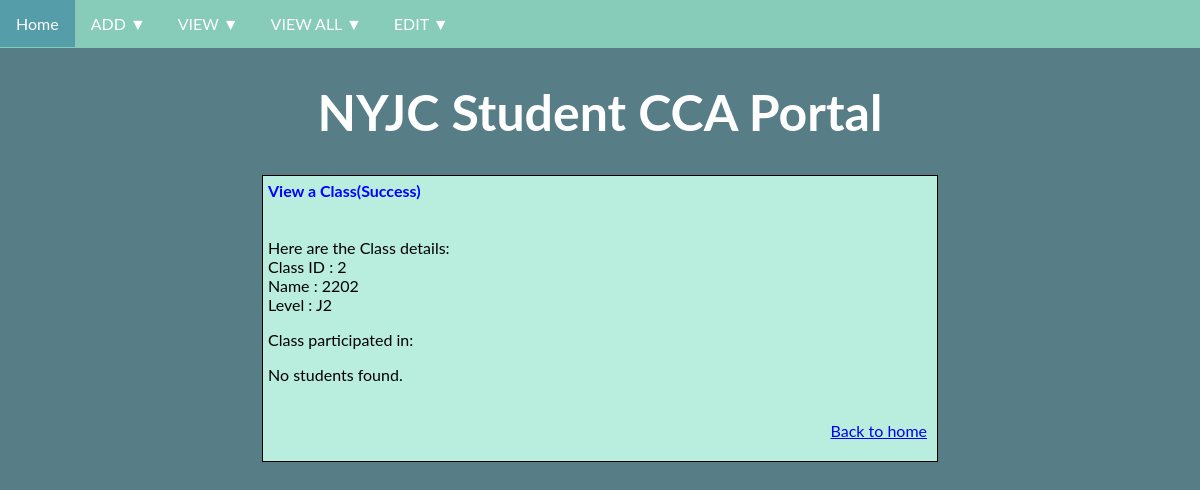
The app's page /view/class?id=2 with its own data.
### tables this page shows
CREATE TABLE "Class"(
                "id" TEXT UNIQUE,
                "name" TEXT,
                "level" TEXT,
                Primary Key("id")
                );

### main.py (the view, shortened to what this page needs)
@app.route('/view/class', methods = ["GET", 'POST'])
def view_class():
    title = 'View a Class'
    span1 = "View a Class"
    span2 = "Use the following form to view a Class"
    form_header = {"id": "Class ID"}
    error = ' '
    if request.args:
        record = classCollection.find(request.args['id'])
        if record != None:
            students = classCollection.viewstudent(request.args['id'])
            span1 = "View a Class(Success)"
            span2 = "Here are the Class details:"
            form_header = {
                           'id' : 'Class ID',
                           'name': 'Name',
                           'level': 'Level'
                               }
            return render_template("view.html",
                               page_type = 'success_class',
                               title = title,
                               span1 = span1,
                               span2 = span2,
                               form_header = form_header,
                               form_meta={
                                   'action': '',
                                   'method': 'get'
                               },
                               form_data =  record,
                               students = students
                              )
        else:
            error = f'Class ID {request.args["id"]} not found! Try again!'

### storage.py (called while the page is built)
    def _executedql(self, query: str, type: str, params: tuple) -> Optional[sqlite3.Row]:
        with sqlite3.connect(self._dbname) as conn:
            conn.row_factory = sqlite3.Row
            cur = conn.cursor()
            result = None
            if type == 'one':
                cur.execute(query, params)
                result = cur.fetchone()
            elif type == "many":
                cur.execute(query)
                result = cur.fetchall()
            elif type == "join":
                cur.execute(query, params)
                result = cur.fetchall()
            return result

    def find(self, key: str) -> Optional[dict]:
        query = f'''
                SELECT * FROM "{self._tblname}"
                WHERE "{self._key}" =?;
        '''
        result = self._executedql(query, "one", (key,))
        if result is not None:
            return dict(result)
        else:
            return None

    def viewstudent(self, key: str) -> Optional[list[dict]]:
        query = f'''SELECT "Student"."id" as "id",
                           "Student"."name" as "name",
                           "Class"."name" as "class"
                    FROM "{self._tblname}"
                    INNER JOIN "Student"
                        ON "Class"."id" = "Student"."class_id"
                    WHERE "Class"."id" = ?
                    ORDER BY "Student"."id";
                '''
        result = self._executedql(query, "join", (key,))
        if result != []:
            lst = []
            for record in result:
                lst.append(dict(record))
            return lst
        else:
            return None

### templates/view.html (shortened to what this page needs)
<!DOCTYPE html>
<html>
    <head>
    {% include "head.html" %}
    </head>
    <body>
        {% include "header.html" %}
        <div class='container'>
            <span class='highlight-blue'> {{span1}} </span>
            <span> {{span2}} </span>
        {% if 'view' in page_type %}
        <form
            action = "{{ form_meta['action'] }}"
            method = "{{ form_meta['method'] }}"
            >
        <table>
            {% for name, value in form_data.items() %}
            <tr>
                <td>
                    <label for= '{{ name }}'>
                    {{form_header[name]}}
                    </label>
                </td>
                <td>
                    <input id= '{{ name }}' type='text' name= '{{ name }}' value='{{ value }}' >
                </td>
            </tr>
            {% endfor %}
            <tr>
                <td colspan = "2" align = "right" >
                    <input type='submit' value='Submit'>
                </td>
            </tr>
        </table>
        </form>
        {% elif 'success' in page_type %}
            {% for name, value in form_data.items() %}
                {{form_header[name]}} : {{value}}
            {% endfor %}
            {% if 'class' in page_type %}
                <p> Class participated in: </p>
                {%if students != None %}
                    <table>
                        <tr>
                        {% for header in students[0].keys() %}
                            <td> {{header}} </td>
                        {% endfor %}
                        </tr>
                        {% for student in students %}
                            <tr>
                            {% for name, value in student.items() %}
                                {% if name == "name" %}
                                    <td> <a href="/view/student?id=+{{student['id']}}">{{value}}</a></td>
                                {% else %}
                                    <td>{{value}}</td>
                                {% endif %}
                            {% endfor %}
                            </tr>
                        {% endfor %}
                    </table>
                {% else %}
                    <p> No students found.</p>
                {% endif %}
            {% endif %}
        {% endif %}
        {% include "footer.html" %}
        </div>
    </body>
</html>

### static/css/styles.css (style rules this page uses)
body { background-color: #577D86; font-family: "Lato", sans-serif; margin: 0px; }
.highlight-blue { font-weight: bold; color: blue; }
.main-heading, .container, .footer { padding: 5px; margin: auto; }
.container { display: table; border: 0.5px solid black; background-color: #B9EDDD; color: black; width: 664px }

### records on screen
Class: form_header "Name", name "2202", form_header "Level", level "J2"

### other values on screen
{{ span1 }} "View a Class(Success)"
{{ span2 }} "Here are the Class details:"
{{ value }} "2"
